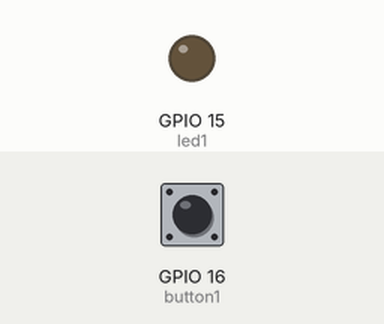
A program run on a simulated ESP32 board running MicroPython. On the bench: output pins drawn as LEDs (lit = HIGH). Inputs (shaded band) come from the test bench; at power-on: GPIO 16 (button1) HIGH. What the program prints to the serial console is not drawn. At 3.0 s the program stops and its outputs stay as they are.

Above: at 1.2 s.
1.3 s: GPIO 16 (button1) pulled LOW for 0.3 s
At 1.5 s:
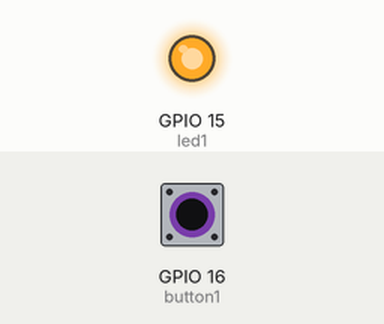
Timing chart, 0 to 4.3 s (numbered marks = the images above; inputs shaded):
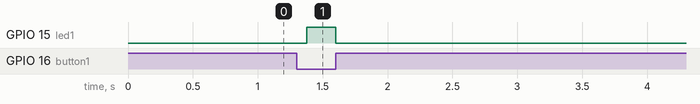

Measured:
- after the input at 1.3 s, GPIO 15 (led1): LOW → HIGH after 0.08 s, → LOW 0.22 s later

The program:

reaction_time_complete.py
```python
import machine
import time


led1 = machine.Pin(15,machine.Pin.OUT)
button1 = machine.Pin(16,machine.Pin.IN)
trials = 10


for i in range(trials):
    led1.value(1)

    while button1.value()==0:
        1
    led1.value(0)
    time.sleep_ms(25)
    print("button pressed!")
    time.sleep_ms(250)
```
